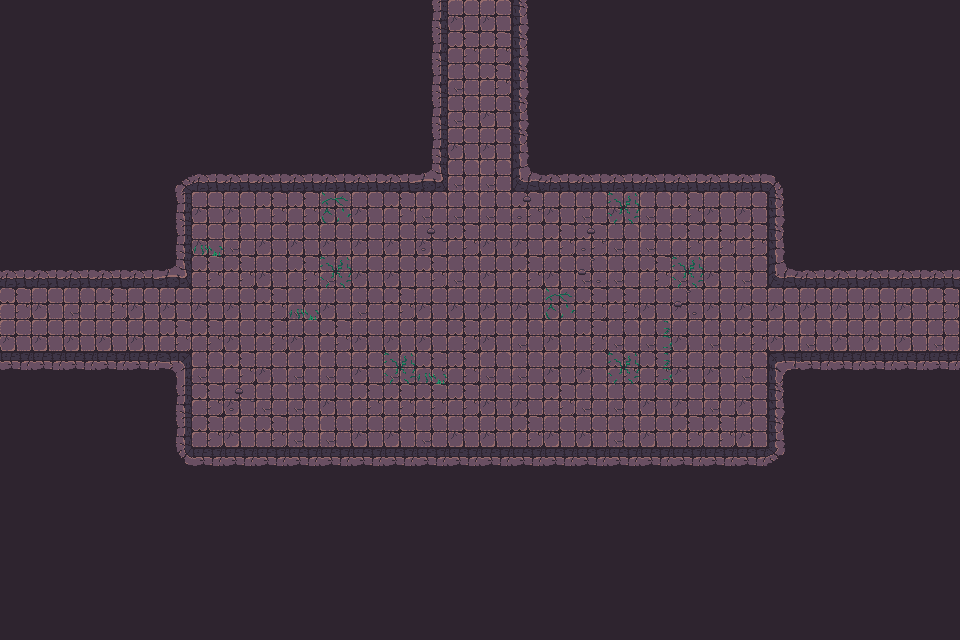

This is a level from a 2D game, rendered from its Tiled map with the project's own tilesets. A one-line summary and the complete map file follow:
An orthogonal 30x20 tile map with 32x32 px tiles, 3 tile layers (Walls, Decor, Items), 2 tilesets and 58 objects.

<map version="1.10" tiledversion="1.11.2" orientation="orthogonal" renderorder="right-down" width="30" height="20" tilewidth="32" tileheight="32" infinite="0" nextlayerid="3" nextobjectid="1">
    <tileset firstgid="1" name="Town Tileset" tilewidth="32" tileheight="32" tilecount="64" columns="8">
        <image source="../../../tiles/World H Tileset.png" trans="ff00ff" width="256" height="256" />
        <tile id="4">
            <objectgroup draworder="index" id="2">
                <object id="1" x="0" y="0" width="32" height="32" />
            </objectgroup>
        </tile>
        <tile id="5">
            <objectgroup draworder="index" id="2">
                <object id="1" x="0" y="0" width="32" height="32" />
            </objectgroup>
        </tile>
        <tile id="6">
            <objectgroup draworder="index" id="2">
                <object id="1" x="0" y="0" width="32" height="32" />
            </objectgroup>
        </tile>
        <tile id="7">
            <objectgroup draworder="index" id="2">
                <object id="1" x="0" y="0" width="32" height="32" />
            </objectgroup>
        </tile>
        <tile id="8">
            <objectgroup draworder="index" id="2">
                <object id="1" x="0" y="0" width="32" height="32" />
            </objectgroup>
        </tile>
        <tile id="10">
            <objectgroup draworder="index" id="2">
                <object id="1" x="0" y="32" width="32" height="0" />
            </objectgroup>
        </tile>
        <tile id="11">
            <objectgroup draworder="index" id="2">
                <object id="1" x="0" y="32" width="32" height="0" />
                <object id="2" x="32" y="0" width="0" height="32" />
            </objectgroup>
        </tile>
        <tile id="12">
            <objectgroup draworder="index" id="2">
                <object id="1" x="32" y="0" width="0" height="32" />
            </objectgroup>
        </tile>
        <tile id="13">
            <objectgroup draworder="index" id="2">
                <object id="1" x="0" y="32" width="32" height="0" />
                <object id="2" x="0" y="32" width="32" height="0" />
                <object id="3" x="0" y="0" width="0" height="32" />
            </objectgroup>
        </tile>
        <tile id="14">
            <objectgroup draworder="index" id="2">
                <object id="1" x="0" y="0" width="0" height="32" />
            </objectgroup>
        </tile>
        <tile id="16">
            <objectgroup draworder="index" id="2">
                <object id="1" x="0" y="0" width="32" height="32" />
            </objectgroup>
        </tile>
        <tile id="24">
            <objectgroup draworder="index" id="2">
                <object id="1" x="0" y="0" width="32" height="32" />
            </objectgroup>
        </tile>
    </tileset>
    <tileset firstgid="65" name="Dungeon Crawler Tileset" tilewidth="32" tileheight="32" tilecount="100" columns="10">
        <image source="../../../tiles/Dungeon_Tile.png" trans="" width="320" height="320" />
        <tile id="2">
            <objectgroup draworder="index" id="2">
                <object id="1" x="0" y="0" width="32" height="32" />
            </objectgroup>
        </tile>
        <tile id="3">
            <objectgroup draworder="index" id="2">
                <object id="1" x="0" y="0" width="32" height="32" />
            </objectgroup>
        </tile>
        <tile id="4">
            <objectgroup draworder="index" id="2">
                <object id="1" x="0" y="0" width="32" height="32" />
            </objectgroup>
        </tile>
        <tile id="5">
            <objectgroup draworder="index" id="2">
                <object id="1" x="0" y="0" width="32" height="32" />
            </objectgroup>
        </tile>
        <tile id="6">
            <objectgroup draworder="index" id="2">
                <object id="1" x="0" y="0" width="32" height="32" />
            </objectgroup>
        </tile>
        <tile id="8">
            <objectgroup draworder="index" id="2">
                <object id="1" x="0" y="0" width="32" height="32" />
            </objectgroup>
        </tile>
        <tile id="12">
            <objectgroup draworder="index" id="2">
                <object id="1" x="0" y="0" width="32" height="32" />
            </objectgroup>
        </tile>
        <tile id="13">
            <objectgroup draworder="index" id="2">
                <object id="1" x="0" y="0" width="32" height="32" />
            </objectgroup>
        </tile>
        <tile id="14">
            <objectgroup draworder="index" id="2">
                <object id="1" x="0" y="0" width="32" height="32" />
            </objectgroup>
        </tile>
        <tile id="15">
            <objectgroup draworder="index" id="2">
                <object id="1" x="0" y="0" width="32" height="32" />
            </objectgroup>
        </tile>
        <tile id="16">
            <objectgroup draworder="index" id="2">
                <object id="1" x="0" y="0" width="32" height="32" />
            </objectgroup>
        </tile>
        <tile id="18">
            <objectgroup draworder="index" id="2">
                <object id="1" x="0" y="0" width="32" height="32" />
            </objectgroup>
        </tile>
        <tile id="22">
            <objectgroup draworder="index" id="2">
                <object id="1" x="0" y="0" width="32" height="32" />
            </objectgroup>
        </tile>
        <tile id="23">
            <objectgroup draworder="index" id="2">
                <object id="1" x="0" y="0" width="32" height="32" />
            </objectgroup>
        </tile>
        <tile id="24">
            <objectgroup draworder="index" id="2">
                <object id="1" x="0" y="0" width="32" height="32" />
            </objectgroup>
        </tile>
        <tile id="25">
            <objectgroup draworder="index" id="2">
                <object id="1" x="0" y="0" width="32" height="32" />
            </objectgroup>
        </tile>
        <tile id="26">
            <objectgroup draworder="index" id="2">
                <object id="1" x="0" y="0" width="32" height="32" />
            </objectgroup>
        </tile>
        <tile id="28">
            <objectgroup draworder="index" id="2">
                <object id="1" x="0" y="0" width="32" height="32" />
            </objectgroup>
        </tile>
        <tile id="32">
            <objectgroup draworder="index" id="2">
                <object id="1" x="0" y="0" width="32" height="32" />
            </objectgroup>
        </tile>
        <tile id="33">
            <objectgroup draworder="index" id="2">
                <object id="1" x="0" y="0" width="32" height="32" />
            </objectgroup>
        </tile>
        <tile id="34">
            <objectgroup draworder="index" id="2">
                <object id="1" x="0" y="0" width="32" height="32" />
            </objectgroup>
        </tile>
        <tile id="35">
            <objectgroup draworder="index" id="2">
                <object id="1" x="0" y="0" width="32" height="32" />
            </objectgroup>
        </tile>
        <tile id="36">
            <objectgroup draworder="index" id="2">
                <object id="1" x="0" y="0" width="32" height="32" />
            </objectgroup>
        </tile>
        <tile id="38">
            <objectgroup draworder="index" id="2">
                <object id="1" x="0" y="0" width="32" height="32" />
            </objectgroup>
        </tile>
        <tile id="42">
            <objectgroup draworder="index" id="2">
                <object id="1" x="0" y="0" width="32" height="32" />
            </objectgroup>
        </tile>
        <tile id="43">
            <objectgroup draworder="index" id="2">
                <object id="1" x="0" y="0" width="32" height="32" />
            </objectgroup>
        </tile>
        <tile id="44">
            <objectgroup draworder="index" id="2">
                <object id="1" x="0" y="0" width="32" height="32" />
            </objectgroup>
        </tile>
        <tile id="45">
            <objectgroup draworder="index" id="2">
                <object id="1" x="0" y="0" width="32" height="32" />
            </objectgroup>
        </tile>
        <tile id="46">
            <objectgroup draworder="index" id="2">
                <object id="1" x="0" y="0" width="32" height="32" />
            </objectgroup>
        </tile>
        <tile id="48">
            <objectgroup draworder="index" id="2">
                <object id="1" x="0" y="0" width="32" height="32" />
            </objectgroup>
        </tile>
        <tile id="52">
            <objectgroup draworder="index" id="2">
                <object id="1" x="0" y="0" width="32" height="32" />
            </objectgroup>
        </tile>
        <tile id="53">
            <objectgroup draworder="index" id="2">
                <object id="1" x="0" y="0" width="32" height="32" />
            </objectgroup>
        </tile>
        <tile id="54">
            <objectgroup draworder="index" id="2">
                <object id="1" x="0" y="0" width="32" height="32" />
            </objectgroup>
        </tile>
        <tile id="55">
            <objectgroup draworder="index" id="2">
                <object id="1" x="0" y="0" width="32" height="32" />
            </objectgroup>
        </tile>
        <tile id="56">
            <objectgroup draworder="index" id="2">
                <object id="1" x="0" y="0" width="32" height="32" />
            </objectgroup>
        </tile>
        <tile id="58">
            <objectgroup draworder="index" id="2">
                <object id="1" x="0" y="0" width="32" height="32" />
            </objectgroup>
        </tile>
        <tile id="62">
            <objectgroup draworder="index" id="2">
                <object id="1" x="0" y="0" width="32" height="32" />
            </objectgroup>
        </tile>
        <tile id="63">
            <objectgroup draworder="index" id="2">
                <object id="1" x="0" y="0" width="32" height="32" />
            </objectgroup>
        </tile>
        <tile id="64">
            <objectgroup draworder="index" id="2">
                <object id="1" x="0" y="0" width="32" height="32" />
            </objectgroup>
        </tile>
        <tile id="65">
            <objectgroup draworder="index" id="2">
                <object id="1" x="0" y="0" width="32" height="32" />
            </objectgroup>
        </tile>
        <tile id="66">
            <objectgroup draworder="index" id="2">
                <object id="1" x="0" y="0" width="32" height="32" />
            </objectgroup>
        </tile>
        <tile id="68">
            <objectgroup draworder="index" id="2">
                <object id="1" x="0" y="0" width="32" height="32" />
            </objectgroup>
        </tile>
        <tile id="80">
            <objectgroup draworder="index" id="2">
                <object id="1" x="0" y="0" width="32" height="32" />
            </objectgroup>
        </tile>
    </tileset>
    <layer id="1" name="Walls" width="30" height="20">
        <data encoding="csv">
122,122,122,122,122,122,122,122,122,122,122,122,122,77,75,75,79,122,122,122,122,122,122,122,122,122,122,122,122,122,
122,122,122,122,122,122,122,122,122,122,122,122,122,77,65,65,79,122,122,122,122,122,122,122,122,122,122,122,122,122,
122,122,122,122,122,122,122,122,122,122,122,122,122,77,66,65,79,122,122,122,122,122,122,122,122,122,122,122,122,122,
122,122,122,122,122,122,122,122,122,122,122,122,122,77,66,75,79,122,122,122,122,122,122,122,122,122,122,122,122,122,
122,122,122,122,122,122,122,122,122,122,122,122,122,77,75,75,79,122,122,122,122,122,122,122,122,122,122,122,122,122,
122,122,122,122,122,67,68,68,68,68,68,68,68,103,66,66,100,68,68,68,68,68,68,68,69,122,122,122,122,122,
122,122,122,122,122,77,75,75,65,65,75,75,65,66,66,66,65,75,66,75,66,65,75,75,79,122,122,122,122,122,
122,122,122,122,122,77,75,66,75,75,75,75,75,75,65,75,75,65,65,66,66,65,65,65,79,122,122,122,122,122,
68,68,68,68,68,103,65,65,75,65,66,75,75,65,66,75,65,75,66,66,65,66,75,66,100,68,68,68,68,68,
65,75,66,65,75,75,75,75,65,66,75,66,65,75,75,75,75,75,65,65,75,75,75,75,75,75,75,75,75,65,
75,75,75,75,75,65,65,75,65,75,65,75,75,75,65,75,66,75,65,66,66,75,66,65,75,66,75,75,75,66,
88,88,88,88,88,73,66,65,75,66,66,75,66,65,65,66,66,75,75,65,65,75,75,66,70,88,88,88,88,88,
122,122,122,122,122,77,65,75,66,66,75,65,65,65,65,75,75,65,66,66,75,75,66,75,79,122,122,122,122,122,
122,122,122,122,122,77,65,75,65,66,66,75,75,66,75,75,65,75,75,66,75,65,65,75,79,122,122,122,122,122,
122,122,122,122,122,87,88,88,88,88,88,88,88,88,88,88,88,88,88,88,88,88,88,88,89,122,122,122,122,122,
122,122,122,122,122,122,122,122,122,122,122,122,122,122,122,122,122,122,122,122,122,122,122,122,122,122,122,122,122,122,
122,122,122,122,122,122,122,122,122,122,122,122,122,122,122,122,122,122,122,122,122,122,122,122,122,122,122,122,122,122,
122,122,122,122,122,122,122,122,122,122,122,122,122,122,122,122,122,122,122,122,122,122,122,122,122,122,122,122,122,122,
122,122,122,122,122,122,122,122,122,122,122,122,122,122,122,122,122,122,122,122,122,122,122,122,122,122,122,122,122,122,
122,122,122,122,122,122,122,122,122,122,122,122,122,122,122,122,122,122,122,122,122,122,122,122,122,122,122,122,122,122
        </data>
    </layer>
    <layer id="1" name="Decor" width="30" height="20">
        <data encoding="csv">
133,133,133,133,133,133,133,133,133,133,133,133,133,133,133,133,133,133,133,133,133,133,133,133,133,133,133,133,133,133,
133,133,133,133,133,133,133,133,133,133,133,133,133,133,133,133,133,133,133,133,133,133,133,133,133,133,133,133,133,133,
133,133,133,133,133,133,133,133,133,133,133,133,133,133,133,133,133,133,133,133,133,133,133,133,133,133,133,133,133,133,
133,133,133,133,133,133,133,133,133,133,133,133,133,133,133,133,133,133,133,133,133,133,133,133,133,133,133,133,133,133,
133,133,133,133,133,133,133,133,133,133,133,133,133,133,133,133,133,133,133,133,133,133,133,133,133,133,133,133,133,133,
133,133,133,133,133,133,133,133,133,133,133,133,133,133,133,133,133,133,133,133,133,133,133,133,133,133,133,133,133,133,
133,133,133,133,133,133,133,133,136,133,126,133,133,133,133,133,115,133,133,125,133,133,133,133,133,133,133,133,133,133,
133,133,133,133,133,133,137,133,133,133,133,133,133,115,133,133,133,133,115,133,133,133,133,133,133,133,133,133,133,133,
133,133,133,133,133,133,133,133,133,133,125,133,133,133,133,133,133,133,116,133,133,125,133,133,133,133,133,133,133,133,
133,133,133,133,133,133,133,133,133,137,133,133,133,133,133,133,133,126,133,133,133,116,133,133,133,133,133,133,133,133,
133,133,133,133,133,133,133,133,133,133,133,133,133,133,133,133,133,133,133,133,140,133,133,133,133,133,133,133,133,133,
133,133,133,133,133,133,133,133,133,133,133,133,125,137,133,133,133,133,133,125,140,133,133,133,133,133,133,133,133,133,
133,133,133,133,133,133,133,115,133,133,133,133,133,133,133,133,133,133,133,133,133,133,133,133,133,133,133,133,133,133,
133,133,133,133,133,133,133,133,133,133,133,133,133,133,133,133,133,133,133,133,133,133,133,133,133,133,133,133,133,133,
133,133,133,133,133,133,133,133,133,133,133,133,133,133,133,133,133,133,133,133,133,133,133,133,133,133,133,133,133,133,
133,133,133,133,133,133,133,133,133,133,133,133,133,133,133,133,133,133,133,133,133,133,133,133,133,133,133,133,133,133,
133,133,133,133,133,133,133,133,133,133,133,133,133,133,133,133,133,133,133,133,133,133,133,133,133,133,133,133,133,133,
133,133,133,133,133,133,133,133,133,133,133,133,133,133,133,133,133,133,133,133,133,133,133,133,133,133,133,133,133,133,
133,133,133,133,133,133,133,133,133,133,133,133,133,133,133,133,133,133,133,133,133,133,133,133,133,133,133,133,133,133,
133,133,133,133,133,133,133,133,133,133,133,133,133,133,133,133,133,133,133,133,133,133,133,133,133,133,133,133,133,133
        </data>
    </layer>
    <layer id="1" name="Items" width="30" height="20">
        <data encoding="csv">
133,133,133,133,133,133,133,133,133,133,133,133,133,133,133,133,133,133,133,133,133,133,133,133,133,133,133,133,133,133,
133,133,133,133,133,133,133,133,133,133,133,133,133,133,133,133,133,133,133,133,133,133,133,133,133,133,133,133,133,133,
133,133,133,133,133,133,133,133,133,133,133,133,133,133,133,133,133,133,133,133,133,133,133,133,133,133,133,133,133,133,
133,133,133,133,133,133,133,133,133,133,133,133,133,133,133,133,133,133,133,133,133,133,133,133,133,133,133,133,133,133,
133,133,133,133,133,133,133,133,133,133,133,133,133,133,133,133,133,133,133,133,133,133,133,133,133,133,133,133,133,133,
133,133,133,133,133,133,133,133,133,133,133,133,133,133,133,133,133,133,133,133,133,133,133,133,133,133,133,133,133,133,
133,133,133,133,133,133,133,133,133,133,133,133,133,133,133,133,133,133,133,133,133,133,133,133,133,133,133,133,133,133,
133,133,133,133,133,133,133,133,133,133,133,133,133,133,133,133,133,133,133,133,133,133,133,133,133,133,133,133,133,133,
133,133,133,133,133,133,133,133,133,133,133,133,133,133,133,133,133,133,133,133,133,133,133,133,133,133,133,133,133,133,
133,133,133,133,133,133,133,133,133,133,133,133,133,133,133,133,133,133,133,133,133,133,133,133,133,133,133,133,133,133,
133,133,133,133,133,133,133,133,133,133,133,133,133,133,133,133,133,133,133,133,133,133,133,133,133,133,133,133,133,133,
133,133,133,133,133,133,133,133,133,133,133,133,133,133,133,133,133,133,133,133,133,133,133,133,133,133,133,133,133,133,
133,133,133,133,133,133,133,133,133,133,133,133,133,133,133,133,133,133,133,133,133,133,133,133,133,133,133,133,133,133,
133,133,133,133,133,133,133,133,133,133,133,133,133,133,133,133,133,133,133,133,133,133,133,133,133,133,133,133,133,133,
133,133,133,133,133,133,133,133,133,133,133,133,133,133,133,133,133,133,133,133,133,133,133,133,133,133,133,133,133,133,
133,133,133,133,133,133,133,133,133,133,133,133,133,133,133,133,133,133,133,133,133,133,133,133,133,133,133,133,133,133,
133,133,133,133,133,133,133,133,133,133,133,133,133,133,133,133,133,133,133,133,133,133,133,133,133,133,133,133,133,133,
133,133,133,133,133,133,133,133,133,133,133,133,133,133,133,133,133,133,133,133,133,133,133,133,133,133,133,133,133,133,
133,133,133,133,133,133,133,133,133,133,133,133,133,133,133,133,133,133,133,133,133,133,133,133,133,133,133,133,133,133,
133,133,133,133,133,133,133,133,133,133,133,133,133,133,133,133,133,133,133,133,133,133,133,133,133,133,133,133,133,133
        </data>
    </layer>
</map>
